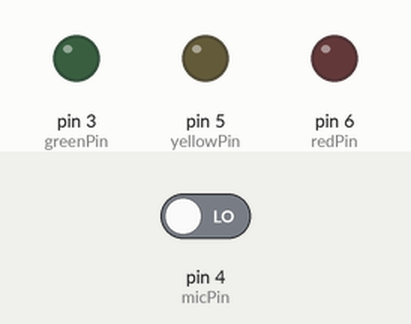
Bench run of a sketch on a simulated Arduino Uno, built with avr-gcc and run on an emulated ATmega328P. Parts: output pins drawn as LEDs (lit = HIGH). The test bench sets the inputs (shaded band); at power-on: pin 4 (micPin) LOW.

Above: at 1.2 s.
1.3 s: pin 4 (micPin) driven HIGH
At 1.31 s:
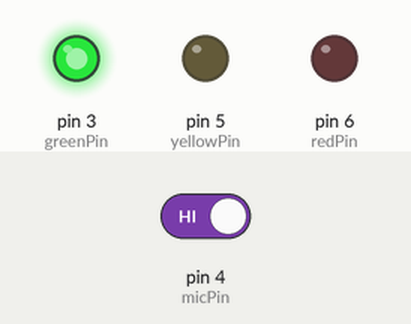
At 2.5 s:
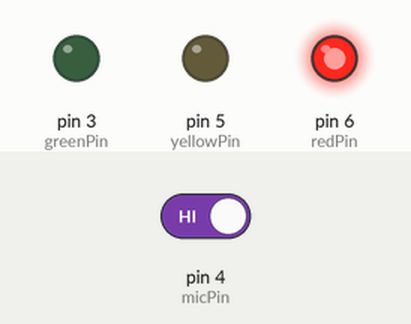
Timing chart, 0 to 4.3 s (numbered marks = the images above; inputs shaded):
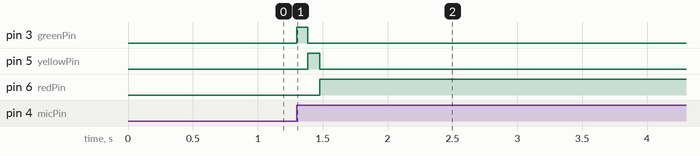

Measured:
- after the input at 1.3 s, pin 3 (greenPin): LOW → HIGH at once, → LOW 0.09 s later; pin 5 (yellowPin): LOW → HIGH after 0.09 s, → LOW 0.09 s later; pin 6 (redPin): LOW → HIGH after 0.18 s

The sketch:

volume_warning.ino
```cpp
#include <stdint.h>

#define UINT32_MAX 0xFFFFFFFF
#define SERIAL_DEBUG 0
#define DEBUG_PIN 0

const int greenPin =  3;
const int micPin = 4;
const int yellowPin = 5;
const int redPin = 6;
#if DEBUG_PIN
const int debugPin = 13;
#endif

const uint32_t NOISE_COST = 10;
const uint32_t RED_THRESHOLD = 200000;
const uint32_t YELLOW_THRESHOLD = 100000;
const uint32_t GREEN_THRESHOLD = 1;

enum LED_state { OFF, GREEN, YELLOW, RED };

LED_state state = OFF;
uint32_t currentCost = 0;

void setup() {
  pinMode(greenPin, OUTPUT);
  pinMode(yellowPin, OUTPUT);
  pinMode(redPin, OUTPUT);
  pinMode(micPin, INPUT);
#if DEBUG_PIN
  pinMode(debugPin, OUTPUT);
#endif
#if SERIAL_DEBUG
  Serial.begin(9600);
#endif
}

void loop() {
  if (digitalRead(micPin) == HIGH) {
    // Prevent overflow
    if (currentCost + NOISE_COST <= UINT32_MAX) {
      currentCost += NOISE_COST;
    }

#if DEBUG_PIN
    digitalWrite(debugPin, HIGH);
#endif
  } else {
    if (currentCost) {
      currentCost--;

#if SERIAL_DEBUG
      if (currentCost == 0) {
        Serial.println(0);
      }
#endif
    }
#if DEBUG_PIN
    digitalWrite(debugPin, LOW);
#endif
  }

  switch (state) {
    case OFF:
      if (currentCost >= GREEN_THRESHOLD) {
        state = GREEN;
        digitalWrite(redPin, LOW);
        digitalWrite(yellowPin, LOW);
        digitalWrite(greenPin, HIGH);
      }
      break;

    case GREEN:
      if (currentCost >= YELLOW_THRESHOLD) {
        state = YELLOW;
        digitalWrite(redPin, LOW);
        digitalWrite(yellowPin, HIGH);
        digitalWrite(greenPin, LOW);
      } else if (currentCost < GREEN_THRESHOLD) {
        state = OFF;
        digitalWrite(redPin, LOW);
        digitalWrite(yellowPin, LOW);
        digitalWrite(greenPin, LOW);
      }
      break;

    case YELLOW:
      if (currentCost >= RED_THRESHOLD) {
        state = RED;
        digitalWrite(redPin, HIGH);
        digitalWrite(yellowPin, LOW);
        digitalWrite(greenPin, LOW);
      } else if (currentCost < YELLOW_THRESHOLD) {
        state = GREEN;
        digitalWrite(redPin, LOW);
        digitalWrite(yellowPin, LOW);
        digitalWrite(greenPin, HIGH);
      }
      break;

    case RED:
      if (currentCost < RED_THRESHOLD) {
        state = YELLOW;
        digitalWrite(redPin, LOW);
        digitalWrite(yellowPin, HIGH);
        digitalWrite(greenPin, LOW);
      }
      break;
  }
}
```
